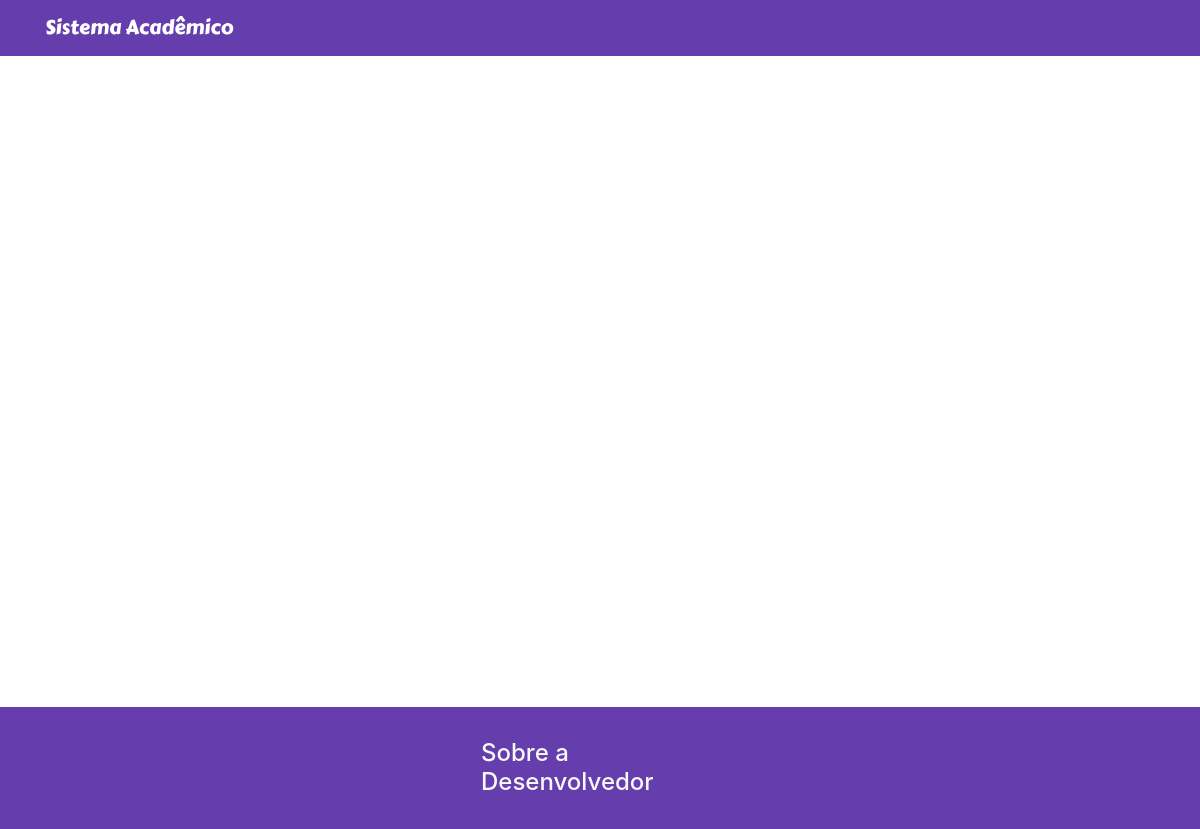
The page /aluno/ on the database as committed earlier.
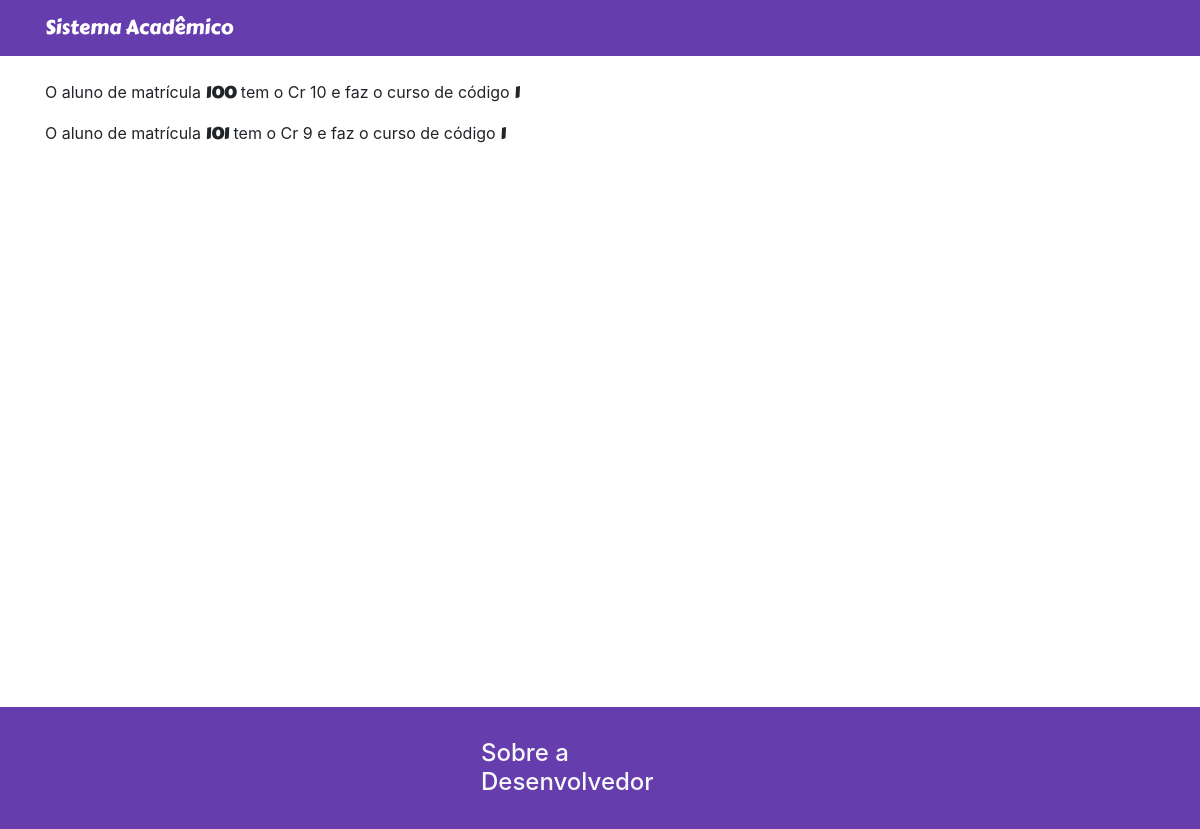
The same page on the database as committed later.
### aluno/models.py (models this page shows)
class Aluno(models.Model):
    matricula = models.CharField(max_length=8, db_index=True, unique=True, primary_key=True)
    curso = models.CharField(max_length=5)
    disciplinas = models.ManyToManyField(Disciplina, through='DisciplinaCursada')
    class Meta:
        db_table = 'aluno'
    def __str__(self):
        return self.matricula

### aluno/views.py (the view)
# urls.py: path('', views.listaAluno, name="listaAluno"),
def listaAluno(request):
    alunos = DisciplinaCursada.objects.select_related('aluno','disciplina').values('aluno').annotate(notaCarga=Sum(F('nota')*F('disciplina__cargaHoraria')), cargaHoraria= Sum(F('disciplina__cargaHoraria')))
    alunos = alunos.values('aluno').annotate(cr=F('notaCarga') / F('cargaHoraria'))
    for aluno in alunos:
        aluno['aluno'] = get_object_or_404(Aluno, matricula = aluno['aluno'] )
        aluno['aluno'] = aluno.pop('aluno', None)
    print(alunos)
    return render(request, 'aluno/index.html', {'alunos':alunos})

### aluno/contextProcessors.py (called while the page is built)
def tabelaVazia(request):
    numLinhas = Aluno.objects.all().count()
    return {
        'nAlunos': numLinhas
    }

### disciplina/contextProcessors.py (called while the page is built)
def tabelaVazia(request):
    numLinhas = Disciplina.objects.all().count()
    return {
        'nDisciplinas': numLinhas
    }

### aluno/templates/aluno/index.html (shortened to what this page needs)
{% extends 'base.html' %}
{% load static %}
{% block corpo %}
<div class="container py-4 fillView">
    {% for row in alunos %}
        <p>O aluno de matrícula <strong class="carterOne">{{row.aluno.matricula}}</strong> tem o Cr {{row.cr}} e faz o curso de código <strong class="carterOne">{{row.aluno.curso}}</strong></p>
    {% endfor %}
</div>
{% endblock %}

Rows that differ between the two databases and show on the page:
added Aluno: aluno.matricula "100", cr "10", aluno.curso "1"
added Aluno: aluno.matricula "101", cr "9", aluno.curso "1"
